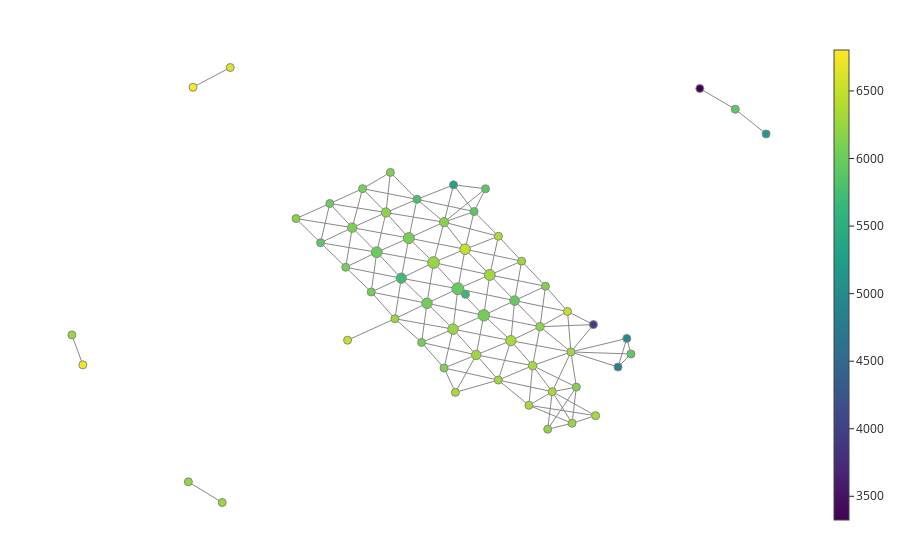

The notebook cell this image was saved under:
### Code cell
fig = plot_static_mapper_graph(pipe, embeddingsM)
fig.show(config={'scrollZoom': True})

### Figure 1 — Plotly figure (JSON) as saved in the notebook; plotly's stock layout.template omitted (floating-point values rounded to 4 significant figures; data arrays with more than 128 entries replaced by an {"elided": "..."} marker saying what was removed)
{"data": [{"hoverinfo": "none", "line": {"color": "#888", "width": 1}, "mode": "lines", "name": "edge_trace", "type": "scatter", "uid": "a4b52b33-9678-4ae3-bc50-03f5e8071ffd", "x": {"elided": "456 float values"}, "y": {"elided": "456 float values"}}, {"hoverinfo": "text", "hovertext": ["Node ID: 0<br>Pullback set label: 10<br>Partial cluster label: 0<br>Node size: 1089<br>Summary statistic: 6000.0", "Node ID: 1<br>Pullback set label: 20<br>Partial cluster label: 0<br>Node size: 1125<br>Summary statistic: 6090.0", "Node ID: 2<br>Pullback set label: 33<br>Partial cluster label: 0<br>Node size: 846<br>Summary statistic: 5970.0", "Node ID: 3<br>Pullback set label: 34<br>Partial cluster label: 0<br>Node size: 621<br>Summary statistic: 6170.0", "Node ID: 4<br>Pullback set label: 43<br>Partial cluster label: 0<br>Node size: 231<br>Summary statistic: 6130.0", "Node ID: 5<br>Pullback set label: 44<br>Partial cluster label: 0<br>Node size: 125<br>Summary statistic: 6500.0", "Node ID: 6<br>Pullback set label: 6<br>Partial cluster label: 0<br>Node size: 401<br>Summary statistic: 6120.0", "Node ID: 7<br>Pullback set label: 5<br>Partial cluster label: 0<br>Node size: 551<br>Summary statistic: 6050.0", "Node ID: 8<br>Pullback set label: 22<br>Partial cluster label: 0<br>Node size: 1336<br>Summary statistic: 5990.0", "Node ID: 9<br>Pullback set label: 32<br>Partial cluster label: 0<br>Node size: 1109<br>Summary statistic: 6290.0", "Node ID: 10<br>Pullback set label: 14<br>Partial cluster label: 0<br>Node size: 830<br>Summary statistic: 6280.0", "Node ID: 11<br>Pullback set label: 23<br>Partial cluster label: 0<br>Node size: 1211<br>Summary statistic: 6050.0", "Node ID: 12<br>Pullback set label: 24<br>Partial cluster label: 0<br>Node size: 982<br>Summary statistic: 6340.0", "Node ID: 13<br>Pullback set label: 19<br>Partial cluster label: 0<br>Node size: 799<br>Summary statistic: 6180.0", "Node ID: 14<br>Pullback set label: 29<br>Partial cluster label: 0<br>Node size: 249<br>Summary statistic: 5790.0", "Node ID: 15<br>Pullback set label: 30<br>Partial cluster label: 0<br>Node size: 784<br>Summary statistic: 6160.0", "Node ID: 16<br>Pullback set label: 8<br>Partial cluster label: 0<br>Node size: 190<br>Summary statistic: 6000.0", "Node ID: 17<br>Pullback set label: 9<br>Partial cluster label: 0<br>Node size: 830<br>Summary statistic: 6100.0", "Node ID: 18<br>Pullback set label: 18<br>Partial cluster label: 0<br>Node size: 227<br>Summary statistic: 6070.0", "Node ID: 19<br>Pullback set label: 25<br>Partial cluster label: 0<br>Node size: 674<br>Summary statistic: 6310.0", "Node ID: 20<br>Pullback set label: 35<br>Partial cluster label: 0<br>Node size: 294<br>Summary statistic: 6290.0", "Node ID: 21<br>Pullback set label: 1<br>Partial cluster label: 0<br>Node size: 291<br>Summary statistic: 5900.0", "Node ID: 22<br>Pullback set label: 42<br>Partial cluster label: 0<br>Node size: 485<br>Summary statistic: 6280.0", "Node ID: 23<br>Pullback set label: 27<br>Partial cluster label: 0<br>Node size: 87<br>Summary statistic: 6260.0", "Node ID: 24<br>Pullback set label: 37<br>Partial cluster label: 0<br>Node size: 86<br>Summary statistic: 6220.0", "Node ID: 25<br>Pullback set label: 11<br>Partial cluster label: 0<br>Node size: 973<br>Summary statistic: 5710.0", "Node ID: 26<br>Pullback set label: 13<br>Partial cluster label: 0<br>Node size: 1027<br>Summary statistic: 6250.0", "Node ID: 27<br>Pullback set label: 21<br>Partial cluster label: 0<br>Node size: 1265<br>Summary statistic: 6240.0", "Node ID: 28<br>Pullback set label: 12<br>Partial cluster label: 0<br>Node size: 1034<br>Summary statistic: 6030.0", "Node ID: 29<br>Pullback set label: 40<br>Partial cluster label: 0<br>Node size: 169<br>Summary statistic: 5890.0", "Node ID: 30<br>Pullback set label: 28<br>Partial cluster label: 0<br>Node size: 71<br>Summary statistic: 6110.0", "Node ID: 31<br>Pullback set label: 2<br>Partial cluster label: 0<br>Node size: 325<br>Summary statistic: 6060.0", "Node ID: 32<br>Pullback set label: 3<br>Partial cluster label: 0<br>Node size: 227<br>Summary statistic: 6040.0", "Node ID: 33<br>Pullback set label: 26<br>Partial cluster label: 0<br>Node size: 497<br>Summary statistic: 6340.0", "Node ID: 34<br>Pullback set label: 4<br>Partial cluster label: 0<br>Node size: 432<br>Summary statistic: 6270.0", "Node ID: 35<br>Pullback set label: 16<br>Partial cluster label: 0<br>Node size: 214<br>Summary statistic: 6340.0", "Node ID: 36<br>Pullback set label: 7<br>Partial cluster label: 0<br>Node size: 208<br>Summary statistic: 6340.0", "Node ID: 37<br>Pullback set label: 15<br>Partial cluster label: 0<br>Node size: 524<br>Summary statistic: 6290.0", "Node ID: 38<br>Pullback set label: 31<br>Partial cluster label: 0<br>Node size: 1031<br>Summary statistic: 6510.0", "Node ID: 39<br>Pullback set label: 0<br>Partial cluster label: -1<br>Node size: 8<br>Summary statistic: 6170.0", "Node ID: 40<br>Pullback set label: 36<br>Partial cluster label: -1<br>Node size: 21<br>Summary statistic: 4850.0", "Node ID: 41<br>Pullback set label: 45<br>Partial cluster label: 0<br>Node size: 32<br>Summary statistic: 5940.0", "Node ID: 42<br>Pullback set label: 46<br>Partial cluster label: -1<br>Node size: 15<br>Summary statistic: 4950.0", "Node ID: 43<br>Pullback set label: 36<br>Partial cluster label: 0<br>Node size: 153<br>Summary statistic: 6160.0", "Node ID: 44<br>Pullback set label: 48<br>Partial cluster label: 0<br>Node size: 231<br>Summary statistic: 5910.0", "Node ID: 45<br>Pullback set label: 27<br>Partial cluster label: 1<br>Node size: 184<br>Summary statistic: 6250.0", "Node ID: 46<br>Pullback set label: 37<br>Partial cluster label: 1<br>Node size: 73<br>Summary statistic: 6210.0", "Node ID: 47<br>Pullback set label: 39<br>Partial cluster label: -1<br>Node size: 13<br>Summary statistic: 5300.0", "Node ID: 48<br>Pullback set label: 41<br>Partial cluster label: 0<br>Node size: 252<br>Summary statistic: 6380.0", "Node ID: 49<br>Pullback set label: 18<br>Partial cluster label: -1<br>Node size: 16<br>Summary statistic: 5650.0", "Node ID: 50<br>Pullback set label: 17<br>Partial cluster label: 0<br>Node size: 75<br>Summary statistic: 6350.0", "Node ID: 51<br>Pullback set label: 28<br>Partial cluster label: 1<br>Node size: 39<br>Summary statistic: 6740.0", "Node ID: 52<br>Pullback set label: 29<br>Partial cluster label: 1<br>Node size: 32<br>Summary statistic: 6640.0", "Node ID: 53<br>Pullback set label: 38<br>Partial cluster label: 0<br>Node size: 27<br>Summary statistic: 6270.0", "Node ID: 54<br>Pullback set label: 47<br>Partial cluster label: -1<br>Node size: 5<br>Summary statistic: 5170.0", "Node ID: 55<br>Pullback set label: 28<br>Partial cluster label: -1<br>Node size: 18<br>Summary statistic: 6800.0", "Node ID: 56<br>Pullback set label: 29<br>Partial cluster label: -1<br>Node size: 3<br>Summary statistic: 5910.0", "Node ID: 57<br>Pullback set label: 49<br>Partial cluster label: -1<br>Node size: 2<br>Summary statistic: 3320.0", "Node ID: 58<br>Pullback set label: 3<br>Partial cluster label: -1<br>Node size: 4<br>Summary statistic: 6520.0", "Node ID: 59<br>Pullback set label: 45<br>Partial cluster label: -1<br>Node size: 1<br>Summary statistic: 3960.0"], "marker": {"color": [6002.0, 6086.0, 5967.0, 6170.0, 6126.0, 6498.0, 6119.0, 6051.0, 5986.0, 6294.0, 6277.0, 6048.0, 6338.0, 6183.0, 5791.0, 6156.0, 6004.0, 6096.0, 6073.0, 6315.0, 6285.0, 5901.0, 6278.0, 6257.0, 6217.0, 5713.0, 6245.0, 6236.0, 6025.0, 5890.0, 6110.0, 6063.0, 6042.0, 6340.0, 6273.0, 6342.0, 6337.0, 6288.0, 6510.0, 6167.0, 4854.0, 5941.0, 4952.0, 6158.0, 5914.0, 6249.0, 6209.0, 5299.0, 6385.0, 5653.0, 6348.0, 6739.0, 6637, 6266.0, 5172.0, 6803.0, 5908.0, 3324.0, 6515.0, 3961], "colorbar": {"thickness": 15, "title": {"side": "right", "text": ""}, "xanchor": "left"}, "colorscale": [[0, "#440154"], [0.1111, "#482878"], [0.2222, "#3e4989"], [0.3333, "#31688e"], [0.4444, "#26828e"], [0.5556, "#1f9e89"], [0.6667, "#35b779"], [0.7778, "#6ece58"], [0.8889, "#b5de2b"], [1, "#fde725"]], "line": {"color": "#888", "width": 1}, "opacity": 1, "reversescale": false, "showscale": true, "size": [1089, 1125, 846, 621, 231, 125, 401, 551, 1336, 1109, 830, 1211, 982, 799, 249, 784, 190, 830, 227, 674, 294, 291, 485, 87, 86, 973, 1027, 1265, 1034, 169, 71, 325, 227, 497, 432, 214, 208, 524, 1031, 8, 21, 32, 15, 153, 231, 184, 73, 13, 252, 16, 75, 39, 32, 27, 5, 18, 3, 2, 4, 1], "sizemin": 4, "sizemode": "area", "sizeref": 18.56}, "mode": "markers", "name": "node_trace", "type": "scatter", "uid": "22ffccec-ae8f-4b3c-8155-c4b7aa96d7b4", "x": [-2.114, -1.539, 0.3589, 0.8156, 0.9129, 1.308, -0.9067, -1.309, -0.6586, -0.08654, -0.3291, -0.1937, 0.2923, -1.948, -1.391, -0.907, -2.956, -2.553, -2.368, 0.6822, 1.37, -3.121, 0.4855, -4.886, -5.493, -1.674, -0.7456, -1.095, -1.213, -0.3685, -1.87, -2.67, -2.213, 1.035, -1.787, 0.616, -0.7026, 0.06648, -0.5292, -3.562, 2.214, 2.446, 2.372, 1.467, 4.318, 1.39, 0.9527, -0.7361, 0.06847, -0.5234, 1.812, -7.386, -4.742, -7.582, 4.871, -5.409, -0.1624, 3.682, -2.637, 1.773], "y": [2.245, 2.619, 0.9649, 0.2753, 1.346, 0.6768, -0.8178, -0.1409, 1.278, 1.644, -0.4714, 0.5757, -0.09382, 3.294, 3.644, 3.04, 3.532, 2.895, 3.926, -0.755, -0.3929, 2.496, 2.009, -4.374, -3.828, 1.557, 0.2106, 1.973, 0.8949, 3.32, 4.356, 1.847, 1.194, -1.443, 0.4865, -1.803, -1.462, -1.136, 2.323, 3.134, -0.7924, -0.4457, -0.03587, -1.323, 6.025, -2.278, -2.436, 4.026, 2.667, 1.131, -2.077, -0.7344, 7.13, 0.05661, 5.373, 6.608, 3.923, 6.573, -0.08205, 0.33]}], "layout": {"autosize": false, "hovermode": "closest", "margin": {"b": 20, "l": 5, "r": 5, "t": 40}, "showlegend": false, "title": {"text": ""}, "xaxis": {"showgrid": false, "showline": false, "showticklabels": false, "ticks": "", "title": {"text": ""}, "zeroline": false}, "yaxis": {"showgrid": false, "showline": false, "showticklabels": false, "ticks": "", "title": {"text": ""}, "zeroline": false}}}
